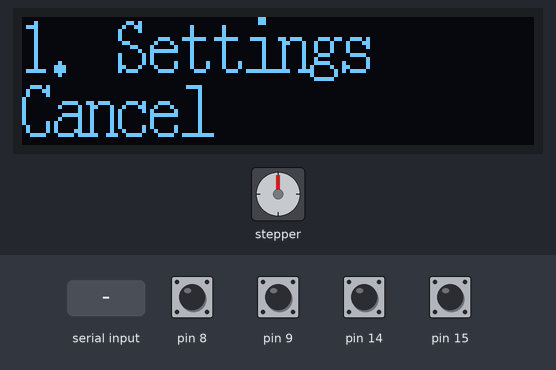
Recording of a program running on a simulated Arduino Uno, built with avr-gcc and run on an emulated ATmega328P. Shown: 128×32 one-colour display, stepper motor. Wiring (inferred from the names in the program): SSD1306 OLED at I2C address 0x3C. The inputs (shaded band) are chosen by the test bench; at power-on: pin 8, pin 9, pin 14, pin 15 HIGH. Stepper angles assume 800 steps per turn.

Above: at 1.2 s.
1.3 s: pin 15 pulled LOW for 0.15 s
At 2.2 s:
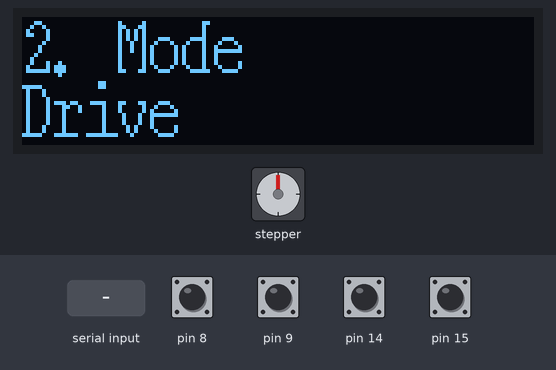
2.9 s: "d" received over Serial
At 4.1 s:
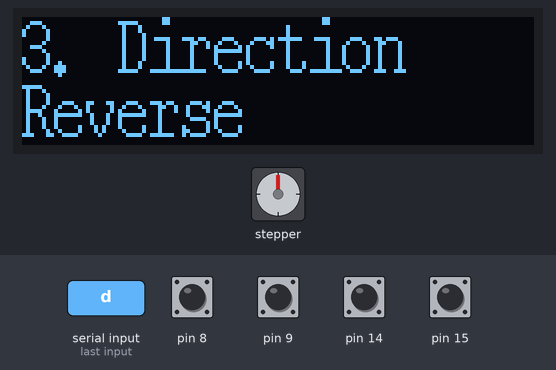
4.4 s: pin 15 pulled LOW for 1 s
At 5.6 s:
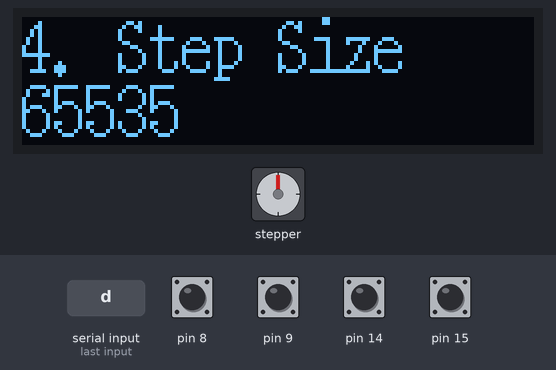
6.9 s: pin 15 pulled LOW for 0.15 s
At 7.5 s:
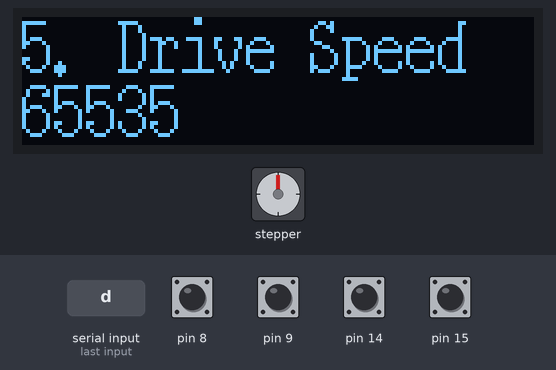
8.5 s: pin 8 pulled LOW for 1 s
At 10.7 s:
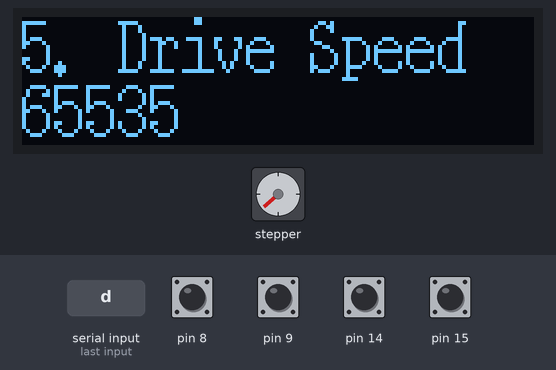
11.0 s: pin 8 pulled LOW for 0.15 s
At 12.4 s:
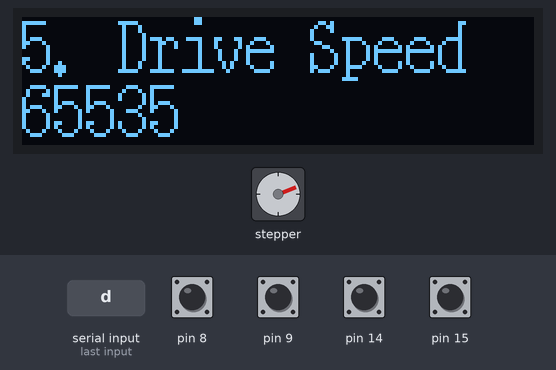
Timing chart, 0 to 13.6 s (numbered marks = the images above; inputs shaded):
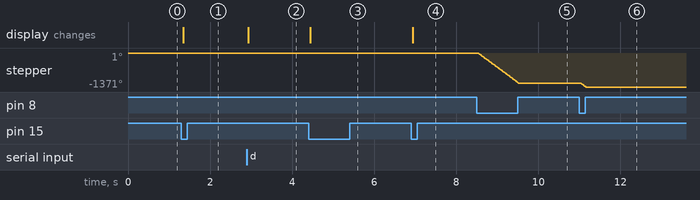

Measured:
- after the input at 1.3 s, the display: changes at once (image 1)
- after the input at 2.9 s, the display: changes at once (image 2)
- after the input at 4.4 s, the display: changes at once (image 3)
- after the input at 6.9 s, the display: changes at once (image 4)
- after the input at 8.5 s, stepper: turns 1212° counter-clockwise in 0.99 s, starting at once
- after the input at 11.0 s, stepper: turns 159° counter-clockwise in 0.13 s, starting at once

The program:

main.cpp
```cpp
#include <Arduino.h>
#include <DRV8825.h>
#include "eventloop.h"
#include "timereventsource.h"
#include "buttoneventsource.h"
#include "ssd1306.h"
#include "fonts.h"
#include "menu.h"

#define MOTOR_MICROSTEP 4L
#define MOTOR_STEP_COUNT (200L * MOTOR_MICROSTEP)

#define BTN_RUN 8 /* Pin 14 */
#define BTN_SELECT 9 /* Pin 15 */
#define BTN_UP 14 /* Pin 23 */
#define BTN_DOWN 15 /* Pin 24 */
#define MOTOR_DIR 2 /* Pin 4 */
#define MOTOR_STEP 3 /* Pin 5 */
#define MOTOR_MS0 4 /* Pin 6 */
#define MOTOR_EN 6 /* Pin 11 */
#define MOTOR_MS1 7 /* Pin 12 */
#define MOTOR_MS2 8 /* Pin 13 */

EventLoop mainLoop;
Ssd1306 ssd = Ssd1306(&Wire, 0x3c);
Menu menu;
DRV8825 stepper = DRV8825(200, MOTOR_DIR, MOTOR_STEP);

void toggleLed();
void btnRunPressed();
void btnRunReleased();
void btnUpPressed();
void btnDownPressed();
void btnSelectPressed();

void setup()
{
    Serial.begin(9600);

    Wire.begin();
    ssd.begin();
    ssd.setFont(Font8x16, 8, 16);

    stepper.begin(1, MOTOR_MICROSTEP);

    menu.init(&ssd);

    ButtonEventSource *btnRun = new ButtonEventSource(BTN_RUN, false);
    btnRun->setPressedHandler(btnRunPressed);
    btnRun->setReleasedHandler(btnRunReleased);
    mainLoop.addEvent(btnRun);

    ButtonEventSource *btnUp = new ButtonEventSource(BTN_UP, false);
    btnUp->setPressedHandler(btnUpPressed);
    mainLoop.addEvent(btnUp);

    ButtonEventSource *btnDown = new ButtonEventSource(BTN_DOWN, false);
    btnDown->setPressedHandler(btnDownPressed);
    mainLoop.addEvent(btnDown);

    ButtonEventSource *btnSelect = new ButtonEventSource(BTN_SELECT, false);
    btnSelect->setPressedHandler(btnSelectPressed);
    mainLoop.addEvent(btnSelect);

    ssd.dimDisplay(true);
}

void loop()
{
    stepper.nextAction();
    mainLoop.runOnce();

    if (Serial.available() > 0)
    {
        int c = Serial.read();

        if (c == 'u')
        {
            menu.keyUp();
            Serial.println("Up");
        }
        else if (c == 'd')
        {
            menu.keyDown();
        }
        else if (c == 's')
        {
            menu.keySelect();
        }
    }
}

void btnRunPressed()
{
    if (menu.getMode() == DispenserMode::Step)
    {
        int steps = menu.getStepSize();

        if (menu.getDirection() == DispenserDirection::Backward)
        {
            steps = -steps;
        }

        stepper.setRPM(60);
        stepper.startMove(steps);
    }
    else
    {
        long steps = 100 * MOTOR_STEP_COUNT;

        if (menu.getDirection() == DispenserDirection::Backward)
        {
            steps = -steps;
        }

        stepper.setRPM(menu.getDriveSpeed() / (float)MOTOR_STEP_COUNT * 60.0);
        stepper.startMove(steps);
    }
}

void btnRunReleased()
{
    if (menu.getMode() == DispenserMode::Drive)
    {
        stepper.stop();
    }
}

void btnUpPressed()
{
    menu.keyUp();
}

void btnDownPressed()
{
    menu.keyDown();
}

void btnSelectPressed()
{
    menu.keySelect();
}
```

buttoneventsource.h
```cpp
#include "triggeredeventsource.h"
#include <stddef.h>
#include <stdint.h>

#ifndef BUTTONEVENTSOURCE_H
#define BUTTONEVENTSOURCE_H

/**
 * A button event that triggers when a pin state changes.
 */
class ButtonEventSource : public TriggeredEventSource
{
private:
    /**
     * The pin that is being used by this button.
     */
    uint16_t m_pin;

    /**
     * The debounce interval that is used to detect duplicate
     * state changes.
     */
    uint16_t m_debounceInterval;

    /**
     * Determines if a state of HIGH or LOW is what is treated as
     * a button press.
     */
    bool m_highIsPressed;

    /**
     * The currently tracked state of the button for debounce purposes.
     */
    bool m_currentState = false;

    /**
     * The last time we read the pin state.
     */
    uint64_t m_lastReadTime = 0;

    /**
     * The handler that will be called when the button is pressed.
     */
    void (*m_pressedHandler)() = NULL;

    /**
     * The handler that will be called when the button is released.
     */
    void (*m_releasedHandler)() = NULL;

protected:

public:
    /**
     * Initializes a new instance of the class.
     *
     * @param pin The pin number that will be used for the button.
     */
    ButtonEventSource(int pin)
        : ButtonEventSource(pin, true) {}

    /**
     * Initializes a new instance of the class.
     *
     * @param pin The pin number that will be used for the button.
     * @param highIsPressed True if the pin going high counts as a
     * button press, otherwise the pin going low will count as a
     * button press.
     */
    ButtonEventSource(int pin, bool highIsPressed)
        : ButtonEventSource(pin, 25, highIsPressed) {}

    /**
     * Initializes a new instance of the class.
     *
     * @param pin The pin number that will be used for the button.
     * @param interval The number of milliseconds for the debounce delay.
     */
    ButtonEventSource(int pin, uint16_t interval)
        : ButtonEventSource(pin, 25, true) {}

    /**
     * Initializes a new instance of the class.
     *
     * @param pin The pin number that will be used for the button.
     * @param interval The number of milliseconds for the debounce delay.
     * @param highIsPressed True if the pin going high counts as a
     * button press, otherwise the pin going low will count as a
     * button press.
     */
    ButtonEventSource(int pin, uint16_t interval, bool highIsPressed);

    /**
     * Sets the handler to be called when the button is pressed.
     *
     * @param handler The handler to be called.
     */
    void setPressedHandler(void (*handler)());

    /**
     * Sets the handler to be called when the button is released.
     *
     * @param handler The handler to be called.
     */
    void setReleasedHandler(void (*handler)());

    /**
     * Runs logic to determine if the event should be triggered. Overrides
     * should internally call setTriggered() if to trigger the event.
     */
    void checkEvent() override;

    /**
     * Executes the user-level event processing code.
     */
    void executeEvent();
};

#endif
```

eventloop.h
```cpp
#include "eventsource.h"
#include "linkedlistitem.h"

#ifndef EVENTLOOP_H
#define EVENTLOOP_H

/**
 * Tracks and dispatches events.
 */
class EventLoop
{
private:
    /**
     * The first source in our linked list.
     */
    LinkedListItem *m_firstSource = nullptr;

    /**
     * Remove the item from the internal linked list.
     *
     * @param item The linked list item to be removed.
     */
    void removeEvent(LinkedListItem *item);

public:
    /**
     * Adds a new event to be tracked.
     *
     * @param event The event that will be tracked by this RunLoop.
     */
    void addEvent(EventSource *event);

    /**
     * Removes an existing event source from the loop.
     *
     * @param event The event that will no longer be tracked.
     */
    void removeEvent(EventSource *event);

    /**
     * Perform a single pass of the RunLoop and check all events
     * to see if any need to be executed.
     */
    void runOnce();
};

#endif
```

eventsource.h
```cpp
#ifndef EVENTSOURCE_H
#define EVENTSOURCE_H

/**
 * Abstract implementation that all run loop event sources must
 * inherit from.
 */
class EventSource
{
private:
    /**
     * true if the event is complete and should be removed from the runloop.
     */
    bool m_completed = false;

protected:
    /**
     * Sets the state of the event to completed to indicate that it should
     * be removed from the runloop.
     */
    void setCompleted();

public:
    /**
     * Runs all logic required for the event to be processed.
     */
    virtual void processEvent() = 0;

    /**
     * Checks if the event has completed and should be removed from the
     * runloop.
     *
     * @returns true if the event is completed.
     */
    bool isCompleted();
};

#endif
```

linkedlistitem.h
```cpp
#ifndef LINKEDLISTITEM_H
#define LINKEDLISTITEM_H

/**
 * A linked list element that has a reference to an item as well
 * as the previous and next linked list entries.
 */
class LinkedListItem
{
private:
    /**
     * The previous list item in the list or nullptr if this is
     * the first item.
     */
    LinkedListItem *m_previous;

    /**
     * The next list item in the list or nullptr if this is
     * the last item.
     */
    LinkedListItem *m_next;

    /**
     * The item referenced by this list item.
     */
    void *m_item;

public:
    /**
     * Instantiates a new instance of the EventListItem class.
     *
     * @param item The item to be tracked in the list.
     * @param previous The previous list item that will come before this item.
     * @param next The next list item that will come after this item.
     */
    LinkedListItem(void *item, LinkedListItem *previous, LinkedListItem *next);

    /**
     * Sets the previous list item.
     *
     * @param previous The previous item.
     */
    void setPrevious(LinkedListItem *previous);

    /**
     * Gets the previous list item.
     */
    LinkedListItem *getPrevious();

    /**
     * Sets the next list item.
     *
     * @param next The next item.
     */
    void setNext(LinkedListItem *next);

    /**
     * Gets the next list item.
     */
    LinkedListItem *getNext();

    /**
     * Gets the item.
     */
    void *getItem();
};

#endif
```

menu.h
```cpp
#ifndef MENU_H
#define MENU_H

#include "ssd1306.h"

/**
 * The mode the dispenser motor should operate in.
 */
enum DispenserMode
{
    /**
     * Each button press will move the motor a set number of
     * steps.
     */
    Step = 0,

    /**
     * While the button is pressed, the motor will move a set
     * number of steps per second.
     */
    Drive = 1
};
#define DISPENSERMODE_LAST 1

/**
 * The direction the motor will move the plunger.
 */
enum DispenserDirection
{
    /**
     * The plunger will move forward further into the dispenser.
     */
    Forward = 0,

    /**
     * The plunger will back out of the dispenser.
     */
    Backward = 1
};
#define DISPENSERDIRECTION_LAST 1

/**
 * Displays a menu for the user to use in configuring the device.
 */
class Menu
{
private:
    /**
     * The LCD display to use when interacting with the user.
     */
    Ssd1306 *m_lcd;

    /**
     * The current menu item being displayed.
     */
    uint8_t m_currentMenu = 1;

    /**
     * Whether we are currently editing a value or not.
     */
    bool m_isEditing = false;

    /**
     * Settings sub-menu mode currently being displayed.
     */
    uint8_t m_settingsMode = 0;

    /**
     * The current dispenser mode.
     */
    DispenserMode m_mode = DispenserMode::Step;

    /**
     * The current direction of the dispenser.
     */
    DispenserDirection m_direction = DispenserDirection::Forward;

    /**
     * The number of steps to move on each button press in Step mode.
     */
    uint16_t m_stepSize = 0;

    /**
     * The number of steps to move per second while the button is
     * depressed in Drive mode.
     */
    uint16_t m_driveSpeed = 0;

    /**
     * Reset the current values to sane defaults.
     */
    void resetValues();

    /**
     * Load the values from EEPROM.
     */
    void loadValues();

    /**
     * Save the current values into EEPROM.
     */
    void saveValues();

    /**
     * Update the display to reflect what should be in screen.
     */
    void updateDisplay();

public:
    /**
     * Initializes the menu for use.
     *
     * @param lcd The LCD object to display information on.
     */
    void init(Ssd1306 *lcd);

    /**
     * Gets the current DispenserMode to operate in.
     */
    DispenserMode getMode();

    /**
     * Gets the current direction to move the plunger.
     */
    DispenserDirection getDirection();

    /**
     * Gets the number of steps to move in Step mode.
     */
    uint16_t getStepSize();

    /**
     * Gets the number of steps per second to move in Drive mode.
     */
    uint16_t getDriveSpeed();

    /**
     * Signal that the UP key has been pressed.
     */
    void keyUp();

    /**
     * Signal that the DOWN key has been pressed.
     */
    void keyDown();

    /**
     * Signal that the SELECT key has been pressed.
     */
    void keySelect();
};

#endif
```

ssd1306.h
```cpp
#ifndef SSD1306_H
#define SSD1306_H

#include <Arduino.h>
#include <Wire.h>

/**
 * Class to drive an SSD1306 128x32 OLED display over I2C.
 */
class Ssd1306
{
private:
    /**
     * The I2C interface to use to communicate with the device.
     */
    TwoWire *m_wire;

    /**
     * The address of the device on the wire bus.
     */
    uint8_t m_address;

    /**
     * The memory buffer that holds our screen contents that will need to
     * be displayed.
     */
    uint8_t *m_buffer;

    /**
     * The width of the screen in pixels.
     */
    uint8_t m_screenWidth;

    /**
     * The height of the screen in pixels.
     */
    uint8_t m_screenHeight;

    /**
     * The current contrast setting for the display.
     */
    uint8_t m_contrast;

    /**
     * The current cursor position for drawing text.
     */
    uint8_t m_cursor[2];

    /**
     * The width of each character in pixels for the selected font.
     */
    uint8_t m_fontWidth;

    /**
     * The height of each character in pixels for the selected font.
     */
    uint8_t m_fontHeight;

    /**
     * The base memory address of the font bitmap data.
     */
    const unsigned char *m_fontBase;

    /**
     * Writes a single command to the display.
     *
     * @param command The command byte to be written.
     */
    void command(uint8_t command);

    /**
     * Writes a sequence of commands to the display.
     *
     * @param commands A pointer to the first command byte that should
     * be written.
     * @param count The number of command bytes to be written.
     */
    void commandList(const uint8_t *commands, uint8_t count);

public:
    /**
     * Create a new instance of the Ssd1306 class.
     *
     * @param wire The TwoWire interface that should be used to communicate
     * with the device.
     * @param address The I2C address of the device to communicate with.
     */
    Ssd1306(TwoWire *wire, uint8_t address);

    /**
     * Initialize the device and prepare it for use. The display will
     * be cleared to black and turned on before this call returns.
     */
    void begin();

    /**
     * Clears the display buffer to black. This does not update the
     * display itself.
     */
    void clear();

    /**
     * Dims the display.
     *
     * @param dim If true then the display is dimmed; otherwise it is
     * returned to normal brightness levels.
     */
    void dimDisplay(bool dim);

    /**
     * Writes the buffered screen contents to the OLED screen.
     */
    void display();

    /**
     * Draws a single pixel into the display buffer.
     *
     * @param x The x coordinate of the pixel to draw.
     * @param y The y coordinate of the pixel to draw.
     * @param pixelOn If true then the pixel is set to white; otherwise black.
     */
    void drawPixel(uint8_t x, uint8_t y, bool pixelOn);

    /**
     * Gets the width in pixels of each glyph of the currently loaded font.
     */
    uint8_t getFontWidth();

    /**
     * Gets the height in pixels of each glyph of the currently loaded font.
     */
    uint8_t getFontHeight();

    /**
     * Loads a font and prepares to use it for drawing text.
     *
     * @param fontBase The base address of the font bitmap data.
     * @param fontWidth The width of each glyph in pixels.
     * @param fontHeight The height of each glyph in pixels.
     */
    void setFont(const uint8_t *fontBase, uint8_t fontWidth, uint8_t fontHeight);

    /**
     * Sets the location of the cursor for the next character draw
     * operation.
     *
     * @param column The zero-based column to locate the cursor at.
     * @param row The zero-based row to locate the cursor at.
     */
    void setCursor(uint8_t column, uint8_t row);

    /**
     * Prints a string to the display buffer at the current cursor location.
     *
     * @param string The text to write to the display buffer.
     */
    void print(String string);

    /**
     * Draw a single character glyph at the specified pixel location.
     *
     * @param x The x position in pixels to begin drawing the glyph at.
     * @param y The y position in pixels to begin drawing the glyph at.
     * @param glyph The character to draw at the specified location.
     */
    void drawGlyph(uint8_t x, uint8_t y, uint8_t glyph);

    /**
     * Draw a string of text at the specified pixel location.
     *
     * @param x The x position in pixels to begin drawing the glyph at.
     * @param y The y position in pixels to begin drawing the glyph at.
     * @param string The string to draw at the specified location.
     */
    void drawString(uint8_t x, uint8_t y, String string);
};

#endif
```

timereventsource.h
```cpp
#include "triggeredeventsource.h"
#include <stdint.h>

#ifndef TIMEREVENTSOURCE_H
#define TIMEREVENTSOURCE_H

/**
 * An event that executes on a set interval in milliseconds.
 */
class TimerEventSource : public TriggeredEventSource
{
private:
    /**
     * The last time that the event was executed.
     */
    uint64_t m_lastTriggerTime = 0;

    /**
     * The delay in milliseconds between executions of the timer.
     */
    uint32_t m_interval;

    /**
     * The callback function to invoke when the timer elapses.
     */
    void (*m_callback)() = nullptr;

public:
    /**
     * Instantiates a new instance of the TimerEvent class.
     *
     * @param interval The number of milliseconds between timer executions.
     * @param callback The function to call when the timer executes.
     */
    TimerEventSource(uint32_t interval, void (*callback)());

    /**
     * Runs logic to determine if the event should be triggered. Overrides
     * should internally call setTriggered() if to trigger the event.
     */
    virtual void checkEvent() override;

    /**
     * Executes the user-level event processing code.
     */
    void executeEvent() override;
};

#endif
```

Source omitted: fonts.h (data table, 25568 bytes), triggeredeventsource.h (1067 bytes), buttoneventsource.cpp (1977 bytes), eventloop.cpp (2083 bytes), eventsource.cpp (395 bytes), linkedlistitem.cpp (1062 bytes), menu.cpp (5332 bytes), ssd1306.cpp (8656 bytes), timereventsource.cpp (867 bytes), triggeredeventsource.cpp (838 bytes)
